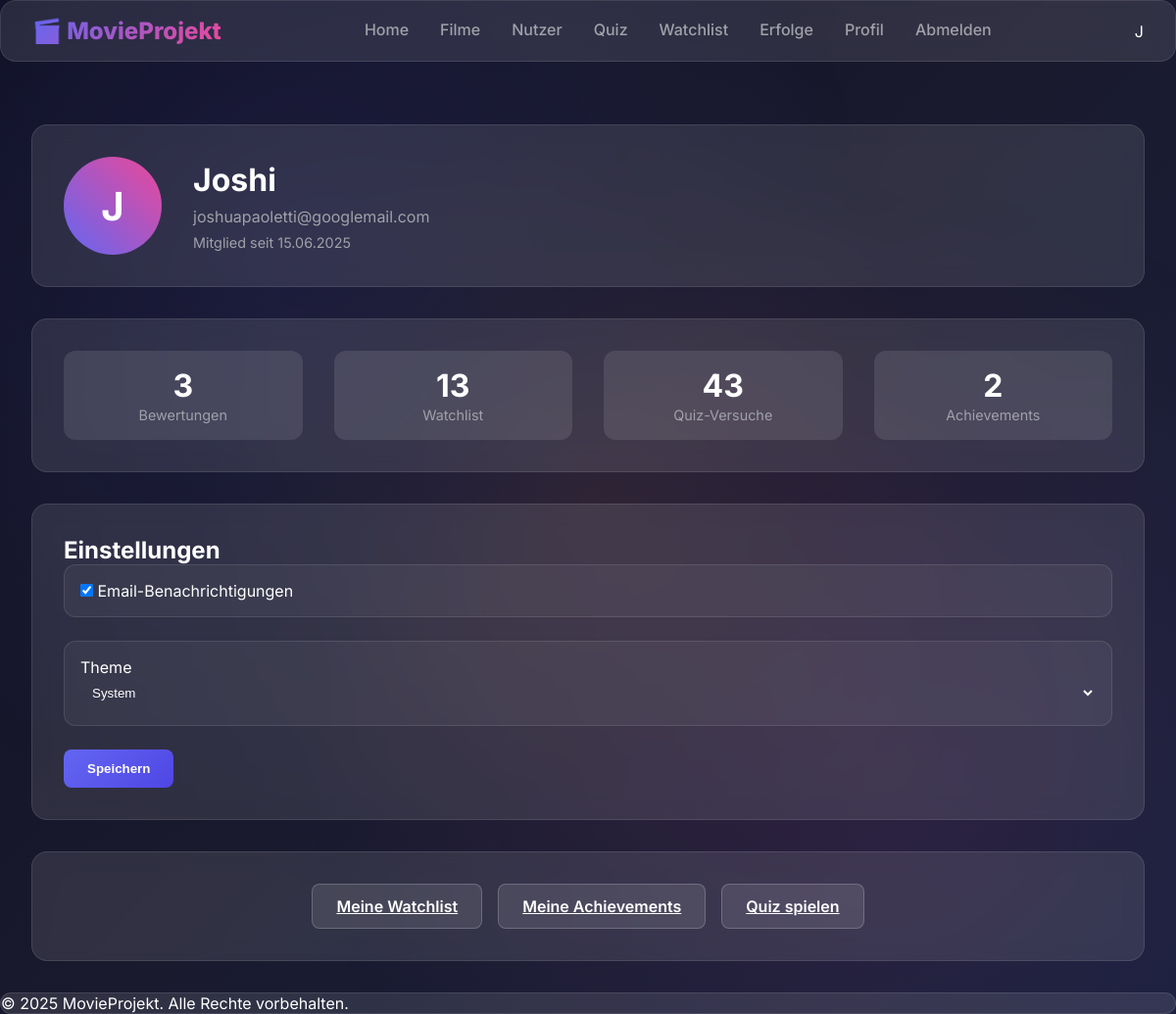
Screenshot of /profile (signed in) with the database file from the repository.
### data_models.py (models this page shows, shortened)
class User(UserMixin, Base):
    __tablename__ = 'users'
    id = Column(Integer, primary_key=True)
    name = Column(String)  # Für Abwärtskompatibilität
    username = Column(String, unique=True)
    email = Column(String, unique=True)
    password_hash = Column(String)
    theme = Column(String, default='system')
    email_notifications = Column(Boolean, default=True)
    favorite_movie_id = Column(Integer, ForeignKey('movies.id'))
    created_at = Column(DateTime, default=datetime.utcnow)
    favorite_movie = relationship("Movie", foreign_keys=[favorite_movie_id])
    reviews = relationship("Review", back_populates="user")
    watchlist_items = relationship("WatchlistItem", back_populates="user")
    quiz_attempts = relationship("QuizAttempt", back_populates="user")
    achievements = relationship("Achievement", secondary="user_achievements", back_populates="users", overlaps="achievements")
    suggested_questions = relationship("SuggestedQuestion", back_populates="user")
    user_movies = relationship("UserMovie", back_populates="user")
    @property
    def is_authenticated(self):
        return True

### app.py (the view)
@app.route('/profile')
@login_required
def profile():
    with data_manager.SessionFactory() as session:
        user = session.get(User, current_user.id, options=[
            joinedload(User.reviews),
            joinedload(User.watchlist_items),
            joinedload(User.quiz_attempts),
            joinedload(User.achievements)
        ])
        if not user:
            flash('Benutzer nicht gefunden.', 'error')
            return redirect(url_for('home'))
        if not user.reviews:
            user.reviews = []
        if not user.watchlist_items:
            user.watchlist_items = []
        if not user.quiz_attempts:
            user.quiz_attempts = []
        if not user.achievements:
            user.achievements = []
        with data_manager.SessionFactory() as session:
            user.reviews_count = len(user.reviews)
            user.watchlist_count = len(user.watchlist_items)
            user.quiz_attempts_count = len(user.quiz_attempts)
            user.achievements_count = len(user.achievements)
        user_stats = {
            'reviews_count': len(user.reviews),
            'watchlist_count': len(user.watchlist_items),
            'quiz_attempts': len(user.quiz_attempts),
            'achievements_count': len(user.achievements),
            'avg_rating': session.query(func.avg(Review.rating)).filter_by(user_id=user.id).scalar() or 0
        }
        return render_template('profile.html',
                            user=user,
                            user_stats=user_stats)

### services/auth_service.py (called while the page is built)
def init_login_manager(app):
    login_manager = LoginManager()
    login_manager.init_app(app)
    login_manager.login_view = 'login'  # Name der Login-Route
    login_manager.login_message = 'Bitte melden Sie sich an, um diese Seite zu sehen.'
    login_manager.login_message_category = 'info'
    @login_manager.user_loader
    def load_user(user_id):
        from data_models import User
        from datamanager.sqlite_data_manager import SQliteDataManager
        data_manager = SQliteDataManager("sqlite:///movie_app.db")
        with data_manager.SessionFactory() as session:
            return session.query(User).get(int(user_id))
    return login_manager

### templates/profile.html (shortened to what this page needs)
{% extends "base.html" %}
{% block content %}
<div class="profile-container fade-in">
    <div class="profile-header glass-card">
        <div class="profile-avatar">
            <span class="avatar-text">{{ current_user.username[0]|upper }}</span>
        </div>
        <div class="profile-info">
            <h1>{{ current_user.username }}</h1>
            <p class="email">{{ current_user.email }}</p>
            <p class="member-since">Mitglied seit {{ current_user.created_at.strftime('%d.%m.%Y') }}</p>
        </div>
    </div>
    <div class="profile-stats glass-card">
        <div class="stat-grid">
            <div class="stat-item">
                <span class="stat-value">{{ user_stats.reviews_count }}</span>
                <span class="stat-label">Bewertungen</span>
            </div>
            <div class="stat-item">
                <span class="stat-value">{{ user_stats.watchlist_count }}</span>
                <span class="stat-label">Watchlist</span>
            </div>
            <div class="stat-item">
                <span class="stat-value">{{ user_stats.quiz_attempts }}</span>
                <span class="stat-label">Quiz-Versuche</span>
            </div>
            <div class="stat-item">
                <span class="stat-value">{{ user_stats.achievements_count }}</span>
                <span class="stat-label">Achievements</span>
            </div>
        </div>
    </div>
    <div class="settings-section">
        <div class="preferences glass-card">
            <h2>Einstellungen</h2>
            <form method="POST" action="{{ url_for('update_settings') }}" class="preferences-form">
                <div class="form-group glass-card-inner">
                    <label>
                        <input type="checkbox" name="email_notifications"
                               {% if current_user.email_notifications %}checked{% endif %}>
                        Email-Benachrichtigungen
                    </label>
                </div>
                <div class="form-group glass-card-inner">
                    <label>Theme</label>
                    <select name="theme" class="form-input">
                        <option value="system" {% if current_user.theme == 'system' %}selected{% endif %}>
                            System
                        </option>
                    </select>
                </div>
                <button type="submit" class="btn-primary">Speichern</button>
            </form>
        </div>
    </div>
    <div class="profile-actions glass-card">
        <div class="action-links">
            <a href="{{ url_for('watchlist') }}" class="btn-secondary">Meine Watchlist</a>
            <a href="{{ url_for('achievements') }}" class="btn-secondary">Meine Achievements</a>
            <a href="{{ url_for('quiz_home') }}" class="btn-secondary">Quiz spielen</a>
        </div>
    </div>
</div>
{% endblock %}

### templates/base.html (shortened to what this page needs)
<!DOCTYPE html>
<html lang="de">
<head>
    <link rel="stylesheet" href="{{ url_for('static', filename='styles.css') }}">
</head>
<body>
    <div class="animated-background"></div>
    <nav class="main-nav glass-card">
        <div class="nav-brand">
            <a href="/" class="gradient-text">🎬 MovieProjekt</a>
        </div>
        <div class="nav-links">
            <a href="{{ url_for('home') }}" class="nav-link">Home</a>
            <a href="{{ url_for('list_movies') }}" class="nav-link">Filme</a>
            <a href="{{ url_for('list_users') }}" class="nav-link">Nutzer</a>
            <a href="{{ url_for('quiz_home') }}" class="nav-link">Quiz</a>
            {% if current_user.is_authenticated %}
                <a href="{{ url_for('watchlist') }}" class="nav-link">Watchlist</a>
                <a href="{{ url_for('achievements') }}" class="nav-link">Erfolge</a>
                <a href="{{ url_for('profile') }}" class="nav-link">Profil</a>
                <a href="{{ url_for('logout') }}" class="nav-link">Abmelden</a>
            {% else %}
                <a href="{{ url_for('login') }}" class="nav-link">Anmelden</a>
                <a href="{{ url_for('register') }}" class="nav-link">Registrieren</a>
            {% endif %}
        </div>
        {% if current_user.is_authenticated %}
        <div class="user-profile">
            <div class="user-avatar">{{ current_user.username[0]|upper }}</div>
        </div>
        {% endif %}
    </nav>
    <main class="content-container">
        {% block content %}{% endblock %}
    </main>
    <footer class="main-footer glass-card">
        <p>&copy; 2025 MovieProjekt. Alle Rechte vorbehalten.</p>
    </footer>
</body>
</html>

### static/styles.css (style rules this page uses)
:root { --primary: #6366f1; --primary-dark: #4f46e5; --primary-light: #818cf8; --secondary: #ec4899; --accent: #f59e0b; --bg-primary: #0f0f23; --bg-secondary: #1a1a2e; --bg-tertiary: #16213e; --bg-card: rgba(255, 255, 255, 0.05); --bg-glass: rgba(255, 255, 255, 0.1); --bg-modal: rgba(15, 15, 35, 0.95); --text-primary: #ffffff; --text-secondary: #a1a1aa; --text-muted: #71717a; --success: #10b981; --warning: #f59e0b; --error: #ef4444; --info: #3b82f6; --shadow-sm: 0 1px 2px rgba(0, 0, 0, 0.05); --shadow-md: 0 4px 6px -1px rgba(0, 0, 0, 0.1); --shadow-lg: 0 10px 15px -3px rgba(0, 0, 0, 0.1); --shadow-xl: 0 20px 25px -5px rgba(0, 0, 0, 0.1); --shadow-neon: 0 0 20px rgba(99, 102, 241, 0.5); --transition-fast: 0.15s ease; --transition-normal: 0.3s ease; --transition-slow: 0.5s ease; }
* { margin: 0; padding: 0; box-sizing: border-box; }
body { font-family: 'Inter', 'Segoe UI', sans-serif; background: linear-gradient(135deg, var(--bg-primary) 0%, var(--bg-secondary) 50%, var(--bg-tertiary) 100%); color: var(--text-primary); min-height: 100vh; overflow-x: hidden; }
.animated-background { position: fixed; top: 0; left: 0; width: 100%; height: 100%; z-index: -1; background: radial-gradient(circle at 25% 25%, rgba(99, 102, 241, 0.1) 0%, transparent 50%), radial-gradient(circle at 75% 75%, rgba(236, 72, 153, 0.1) 0%, transparent 50%), radial-gradient(circle at 50% 50%, rgba(245, 158, 11, 0.05) 0%, transparent 50%); animation: bgFloat 20s ease-in-out infinite; }
.glass-card { background: var(--bg-glass); backdrop-filter: blur(10px); border: 1px solid rgba(255, 255, 255, 0.1); border-radius: 16px; transition: var(--transition-normal); }
.glass-card-inner { background: var(--bg-card); border-radius: 12px; border: 1px solid rgba(255, 255, 255, 0.1); padding: 1rem; }
.main-nav { position: sticky; top: 0; z-index: 100; padding: 1rem 2rem; margin-bottom: 2rem; display: flex; justify-content: space-between; align-items: center; }
.nav-brand { font-size: 1.5rem; font-weight: 800; }
.gradient-text { background: linear-gradient(135deg, var(--primary), var(--secondary)); -webkit-background-clip: text; -webkit-text-fill-color: transparent; text-decoration: none; }
.nav-links { display: flex; gap: 2rem; }
.nav-link { color: var(--text-secondary); text-decoration: none; font-weight: 500; transition: var(--transition-normal); position: relative; padding-bottom: 0.25rem; }
.nav-link::after { content: ''; position: absolute; bottom: 0; left: 0; width: 0; height: 2px; background: var(--primary); transition: var(--transition-normal); }
.btn-primary { background: linear-gradient(135deg, var(--primary), var(--primary-dark)); color: white; border: none; padding: 0.75rem 1.5rem; border-radius: 8px; font-weight: 600; cursor: pointer; transition: var(--transition-normal); }
.btn-secondary { background: var(--bg-glass); color: var(--text-primary); border: 1px solid rgba(255, 255, 255, 0.2); padding: 0.75rem 1.5rem; border-radius: 8px; font-weight: 600; cursor: pointer; transition: var(--transition-normal); }
.form-group { margin-bottom: 1.5rem; }
.form-input { width: 100%; padding: 0.75rem 1rem; border: none; border-radius: 8px; background: var(--bg-glass); color: var(--text-primary); transition: var(--transition-normal); }
.profile-container { max-width: 800px; margin: 2rem auto; padding: 0 2rem; }
.profile-header { display: flex; align-items: center; gap: 2rem; padding: 2rem; }
.profile-avatar { width: 100px; height: 100px; border-radius: 50%; background: linear-gradient(135deg, var(--primary), var(--secondary)); display: flex; align-items: center; justify-content: center; font-size: 2.5rem; color: white; font-weight: bold; }
.stat-item { text-align: center; padding: 1rem; background: var(--bg-glass); border-radius: 12px; min-width: 120px; }
.stat-value { font-size: 1.8rem; font-weight: bold; color: var(--primary); display: block; }
.stat-label { color: var(--text-secondary); font-size: 0.9rem; }

### rows the page displays
User: username "J", username "Joshi", email "joshuapaoletti@googlemail.com", created_at "15.06.2025", email_notifications "☑", theme "System"

### other values shown
{{ user_stats.reviews_count }} "3"
{{ user_stats.watchlist_count }} "13"
{{ user_stats.quiz_attempts }} "43"
{{ user_stats.achievements_count }} "2"
